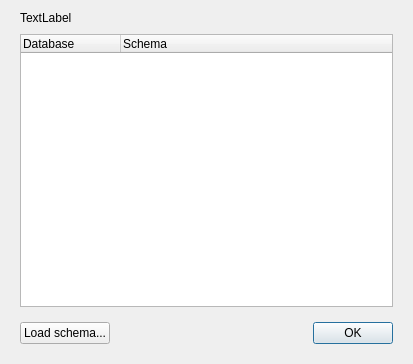
<?xml version="1.0" encoding="UTF-8"?>
<ui version="4.0">
 <class>dlgSchema</class>
 <widget class="QWidget" name="dlgSchema">
  <property name="geometry">
   <rect>
    <x>0</x>
    <y>0</y>
    <width>413</width>
    <height>364</height>
   </rect>
  </property>
  <property name="windowTitle">
   <string>Form</string>
  </property>
  <layout class="QVBoxLayout" name="verticalLayout">
   <item>
    <widget class="QWidget" name="widget" native="true">
     <property name="sizePolicy">
      <sizepolicy hsizetype="Preferred" vsizetype="Expanding">
       <horstretch>0</horstretch>
       <verstretch>0</verstretch>
      </sizepolicy>
     </property>
     <layout class="QVBoxLayout" name="verticalLayout_2">
      <property name="spacing">
       <number>9</number>
      </property>
      <property name="topMargin">
       <number>0</number>
      </property>
      <property name="bottomMargin">
       <number>0</number>
      </property>
      <item>
       <widget class="QLabel" name="label">
        <property name="text">
         <string>TextLabel</string>
        </property>
        <property name="wordWrap">
         <bool>true</bool>
        </property>
       </widget>
      </item>
      <item>
       <widget class="QTreeWidget" name="schemaTree">
        <column>
         <property name="text">
          <string>Database</string>
         </property>
        </column>
        <column>
         <property name="text">
          <string>Schema</string>
         </property>
        </column>
       </widget>
      </item>
     </layout>
    </widget>
   </item>
   <item>
    <widget class="QWidget" name="widget_2" native="true">
     <layout class="QHBoxLayout" name="horizontalLayout">
      <item>
       <widget class="QPushButton" name="schemaButton">
        <property name="text">
         <string>Load schema...</string>
        </property>
       </widget>
      </item>
      <item>
       <spacer name="horizontalSpacer">
        <property name="orientation">
         <enum>Qt::Horizontal</enum>
        </property>
        <property name="sizeHint" stdset="0">
         <size>
          <width>40</width>
          <height>20</height>
         </size>
        </property>
       </spacer>
      </item>
      <item>
       <widget class="QPushButton" name="okButton">
        <property name="text">
         <string>OK</string>
        </property>
        <property name="autoDefault">
         <bool>true</bool>
        </property>
        <property name="default">
         <bool>true</bool>
        </property>
       </widget>
      </item>
     </layout>
    </widget>
   </item>
  </layout>
 </widget>
 <resources/>
 <connections/>
</ui>
